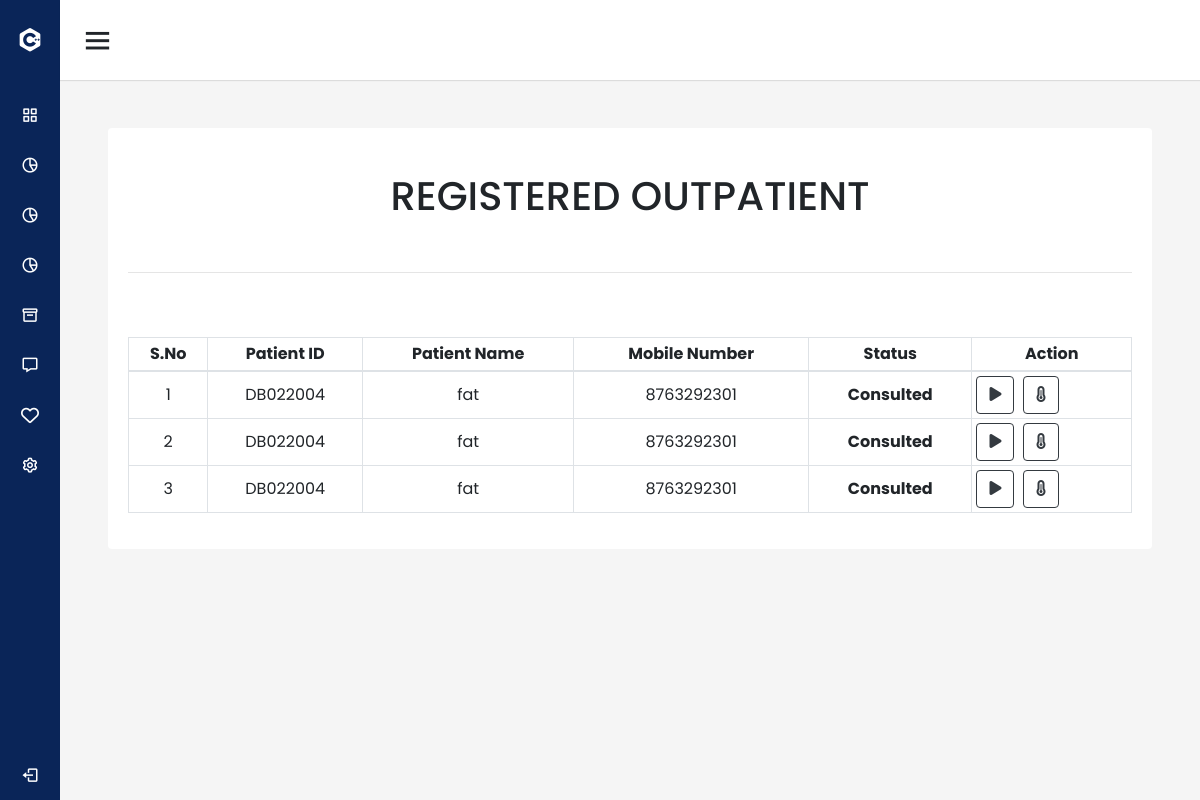
Page /user_view/ (signed in) on the committed database.
### management/models.py (models this page shows, shortened)
class TodayPatients(models.Model):
    patient=models.ForeignKey(PatientDetails,on_delete=models.CASCADE)
    created_at=models.DateTimeField(auto_now_add=True)
    updated_at = models.DateTimeField(auto_now=True)
    is_active=   models.BooleanField('Is active', default=False)
    is_vital=   models.BooleanField(default=False)
    is_consulted=   models.BooleanField(default=False)
    is_seperated=models.BooleanField(default=False)
    vitals=models.ForeignKey(GeneralVitals_new,on_delete=models.CASCADE,null=True,blank=True)

class PatientDetails(models.Model):
    patient_id= models.CharField(max_length=30)
    patient_name= models.CharField(max_length=30)
    fathers_name= models.CharField(max_length=30)
    age= models.CharField(max_length=30)
    date_of_birth= models.DateField()
    gender= models.CharField(max_length=30)
    blood_group=models.CharField(max_length=30,null=True,blank=True)
    address= models.TextField(max_length=30)
    phone_number = models.IntegerField(null=True,blank=True,error_messages={'phone_number':'Enter a valid phone number'})

class GeneralVitals_new(models.Model):
    patient=models.ForeignKey(PatientDetails,on_delete=models.CASCADE,null=True,blank=True)
    temperature=models.FloatField()
    pulse_rate=models.IntegerField()
    blood_pressure_start=models.IntegerField()
    blood_pressure_end=models.IntegerField()
    height=models.FloatField()
    weight=models.FloatField()
    others=models.TextField(null=True,blank=True)
    created_at = models.DateTimeField(auto_now_add=True)
    updated_at = models.DateTimeField(auto_now=True)
    is_consulted=   models.BooleanField(default=False)

### management/views.py (the view)
# urls.py: path('user_view/', views.user_view, name='user_view'),
@login_required(login_url='login_view')
def user_view(request):
    user=request.user
    x=  TodayPatients.objects.filter(created_at__contains=datetime.today().date())
    list=[]
    for i in x:
        try:
            y=GeneralVitals_new.objects.filter(patient_id=i.patient_id,created_at__contains=datetime.today().date()).last()
        except:
            y=None
        list.append(y)
    z=zip(list,x)
    return render(request,"management/user_view.html",{'x':x,'z':z,'user':user})

### management/templates/management/user_view.html (shortened to what this page needs)
{% extends "management/navbar.html" %}
{% load static %}
{% block content %}
<section id="out_patient">
        <div class="card mt-4 mx-5">
            <div class="card-body">
                <h1 class="card-title text-center mt-4">REGISTERED OUTPATIENT</h1><br>
                <hr><br><br>
                <div class="table-responsive">
                    <table id="example" class="table table-bordered text-center " style="width:100%">
                        <thead>
                            <tr>
                                <th class="text-center">S.No</th>
                                <th class="text-center">Patient&nbsp;ID</th>
                                <th class="text-center">Patient&nbsp;Name</th>
                                <th class="text-center">Mobile&nbsp;Number</th>
                                <th class="text-center">Status</th>
                                <th class="text-center">Action</th>
                            </tr>
                        </thead>
                        <tbody>
                            {% for i in x %}
                            {% if i.is_active %}
                            <tr >
                                <td>{{forloop.counter}}</td>
                                <td>{{i.patient.patient_id}}</td>
                                <td>{{i.patient.patient_name}}</td>
                                <td>{{i.patient.phone_number}}</td>
                                <td>{% if i.is_consulted %}
                                    <strong>Consulted</strong>
                                    {% else %}
                                    {% if i.is_active %}
                                    <strong>Active</strong>
                                    {% else %}
                                    <strong>In-Active</strong>{% endif %}
                                    {% endif %}
                                </td>
                                <td>
                                    <div class="d-flex">
                                        {% if user.is_user %}
                                    {% if i.is_active %}
                                    {% if i.is_vital%}
                                    <a href="{% url 'disable_view' i.id %}"><button type="submit"
                                            class="btn btn-outline-dark"><i
                                                class="fa-solid fa-play"></i></button></a>&nbsp;&nbsp;
                                    {% else %}
                                    <a href="{% url 'enable_view' i.id %}"> <button type="submit"
                                            class="btn btn-outline-dark"> <i class="fa-solid fa-pause"> </i></button>
                                    </a>&nbsp;&nbsp;
                                    {% endif %}
                                    {% endif %}
                                    <button type="button" class="btn btn-outline-dark" onclick="view('{{i.id}}')"
                                        data-toggle="modal" data-target="#exampleModal">
                                        <i object_id="{{i.id}}" vitals_id="{{i.vitals.id}}" id="general_vitals{{i.id}}" temp="{{i.vitals.temperature}}" pulserate="{{i.vitals.pulse_rate}}" bloodstart="{{i.vitals.blood_pressure_start}}" bloodend="{{i.vitals.blood_pressure_end}}" heig="{{i.vitals.height}}" weig="{{i.vitals.weight}}" other="{{i.vitals.others}}"
                                            class="fa-solid fa-temperature-three-quarters"></i>
                                            {% endif %}
                                    </div>
                                </td>
                            </tr>
                            {% endif %}
                            {% endfor %}
                        </tbody>
                    </table>
                </div>
            </div>
        </div>
</section>
{% endblock %}

### management/static/css/navbarstyle.css (style rules this page uses)
* { margin: 0; padding: 0; box-sizing: border-box; font-family: 'Poppins', sans-serif; }

### management/static/css/clinicstyle.css (style rules this page uses)
body { margin: 0; padding: 0; box-sizing: border-box; width: 100%; font-family: 'poppins'; font-style: normal; overflow: hidden; overflow-y: scroll; }
h1 { text-transform: uppercase; text-align: center; }
.table td, .table th { padding: 0.25rem; vertical-align: middle; border-top: 1px solid #dee2e6; }
.table thead th { vertical-align: middle; border-bottom: 2px solid #dee2e6; }

### management/static/css/login.css (style rules this page uses)
body { background-color: #ECEEFF; }
.card { border: none; }

### rows in the picture
TodayPatients: patient.patient_id "DB022004", patient.patient_name "fat", patient.phone_number "8763292301", is_consulted "Consulted", is_active True (drawn)
TodayPatients: patient.patient_id "DB022004", patient.patient_name "fat", patient.phone_number "8763292301", is_consulted "Consulted", is_active True (drawn)
TodayPatients: patient.patient_id "DB022004", patient.patient_name "fat", patient.phone_number "8763292301", is_consulted "Consulted", is_active True (drawn)
